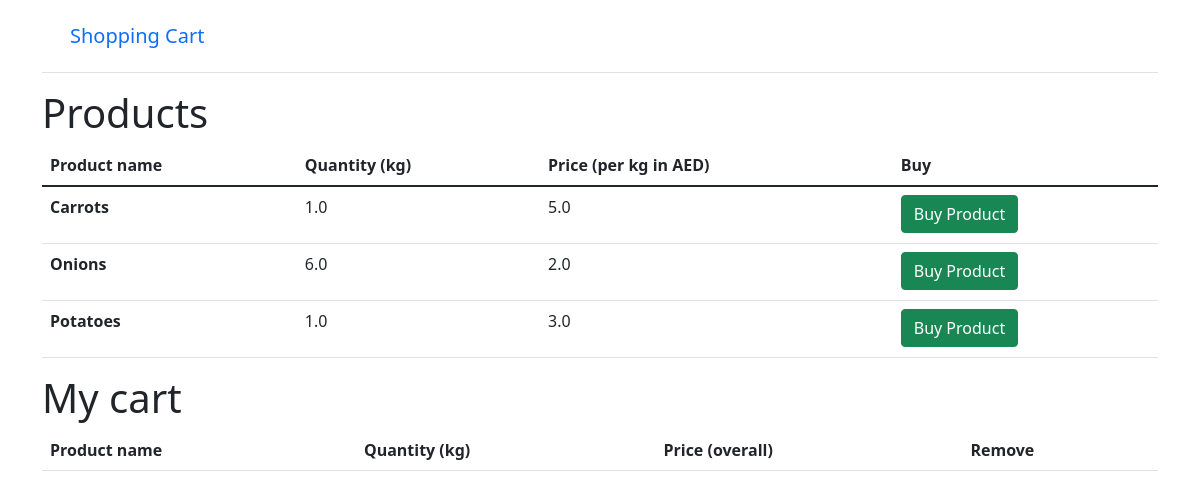
The app's page / (signed in) with its own data.
### cart/models.py (models this page shows)
class Product(
    models.Model
):  # Model which represents the product object, which has a name, a quantity,and a price
    product_name = models.CharField(max_length=140)
    quantity = models.FloatField(default=0)
    price = models.FloatField(default=0)
    def __str__(self):  # String for representing the Model object
        return self.product_name

### cart/views.py (the view)
# urls.py: path("", CartAndProductView, name="cart"),
def CartAndProductView(
    request,
):  # A fucntion that creates the view for the cart.html page
    try:
        cart = Cart.objects.get(cart_id=_card_id(request))
    except Cart.DoesNotExist:
        cart = Cart.objects.create(cart_id=_card_id(request))
        cart.save()
    cart_product = CartProduct.objects.filter(cart=cart)
    products = Product.objects.all()
    context = {
        "products": products,
        "carts": cart_product,
    }
    return render(request, "cart.html", context)

### cart/views.py (called while the page is built)
def _card_id(request):  # A function that gets the current session key and returns it
    cart = request.session.session_key
    if not cart:
        request.session.create()
        cart = request.session.session_key
    return cart

### templates/cart.html (shortened to what this page needs)
{% extends "base.html" %}
{% block content %}
<h1>Products</h1>
<table class="table table-hover">
    <thead>
      <tr>
        <th scope="col">Product name</th>
        <th scope="col">Quantity (kg)</th>
        <th scope="col">Price (per kg in AED)</th>
        <th scope="col">Buy</th>
      </tr>
    </thead>
    <tbody>
{% for product in products %}
    <tr>
        <th scope="row"><p>{{ product }}</p></th>
        <td>{{ product.quantity }}</td>
        <td>{{ product.price }}</td>
        <td>
            <form action="{% url 'ProductBuy' product.pk %}" method="post">
            <input type="submit" class="btn btn-success" value="Buy Product">
        </form>
        </td>
      </tr>
{% endfor %}
    </tbody>
</table>
<h1>My cart</h1>
<table class="table table-hover">
    <thead>
      <tr>
        <th scope="col">Product name</th>
        <th scope="col">Quantity (kg)</th>
        <th scope="col">Price (overall)</th>
        <th scope="col">Remove</th>
      </tr>
    </thead>
</table>
{% endblock content %}

### records on screen
Product: product_name "Carrots", quantity "1.0", price "5.0"
Product: product_name "Onions", quantity "6.0", price "2.0"
Product: product_name "Potatoes", quantity "1.0", price "3.0"
